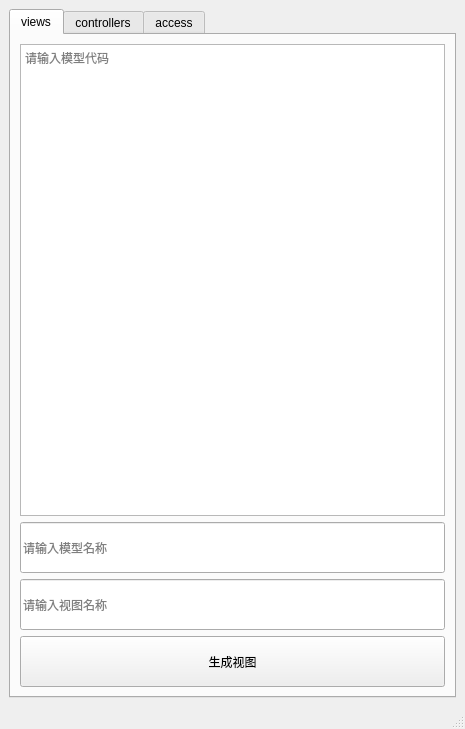
<?xml version="1.0" encoding="UTF-8"?>
<ui version="4.0">
 <class>MainWindow</class>
 <widget class="QMainWindow" name="MainWindow">
  <property name="geometry">
   <rect>
    <x>0</x>
    <y>0</y>
    <width>465</width>
    <height>729</height>
   </rect>
  </property>
  <property name="windowTitle">
   <string>odoo views</string>
  </property>
  <widget class="QWidget" name="centralwidget">
   <layout class="QGridLayout" name="gridLayout">
    <item row="0" column="0">
     <widget class="QTabWidget" name="tabWidget">
      <property name="currentIndex">
       <number>0</number>
      </property>
      <widget class="QWidget" name="tab">
       <attribute name="title">
        <string>views</string>
       </attribute>
       <layout class="QGridLayout" name="gridLayout_2">
        <item row="0" column="0">
         <layout class="QVBoxLayout" name="verticalLayout">
          <item>
           <widget class="QTextEdit" name="textEdit">
            <property name="minimumSize">
             <size>
              <width>421</width>
              <height>301</height>
             </size>
            </property>
            <property name="placeholderText">
             <string>请输入模型代码</string>
            </property>
           </widget>
          </item>
          <item>
           <widget class="QLineEdit" name="lineEdit">
            <property name="minimumSize">
             <size>
              <width>421</width>
              <height>51</height>
             </size>
            </property>
            <property name="placeholderText">
             <string>请输入模型名称</string>
            </property>
           </widget>
          </item>
          <item>
           <widget class="QLineEdit" name="lineEdit_2">
            <property name="minimumSize">
             <size>
              <width>421</width>
              <height>51</height>
             </size>
            </property>
            <property name="placeholderText">
             <string>请输入视图名称</string>
            </property>
           </widget>
          </item>
          <item>
           <widget class="QPushButton" name="pushButton">
            <property name="minimumSize">
             <size>
              <width>421</width>
              <height>51</height>
             </size>
            </property>
            <property name="text">
             <string>生成视图</string>
            </property>
           </widget>
          </item>
         </layout>
        </item>
       </layout>
      </widget>
      <widget class="QWidget" name="tab_2">
       <attribute name="title">
        <string>controllers</string>
       </attribute>
      </widget>
      <widget class="QWidget" name="tab_3">
       <attribute name="title">
        <string>access</string>
       </attribute>
      </widget>
     </widget>
    </item>
   </layout>
  </widget>
  <widget class="QStatusBar" name="statusbar"/>
  <widget class="QMenuBar" name="menubar">
   <property name="geometry">
    <rect>
     <x>0</x>
     <y>0</y>
     <width>465</width>
     <height>33</height>
    </rect>
   </property>
  </widget>
 </widget>
 <resources/>
 <connections/>
</ui>
